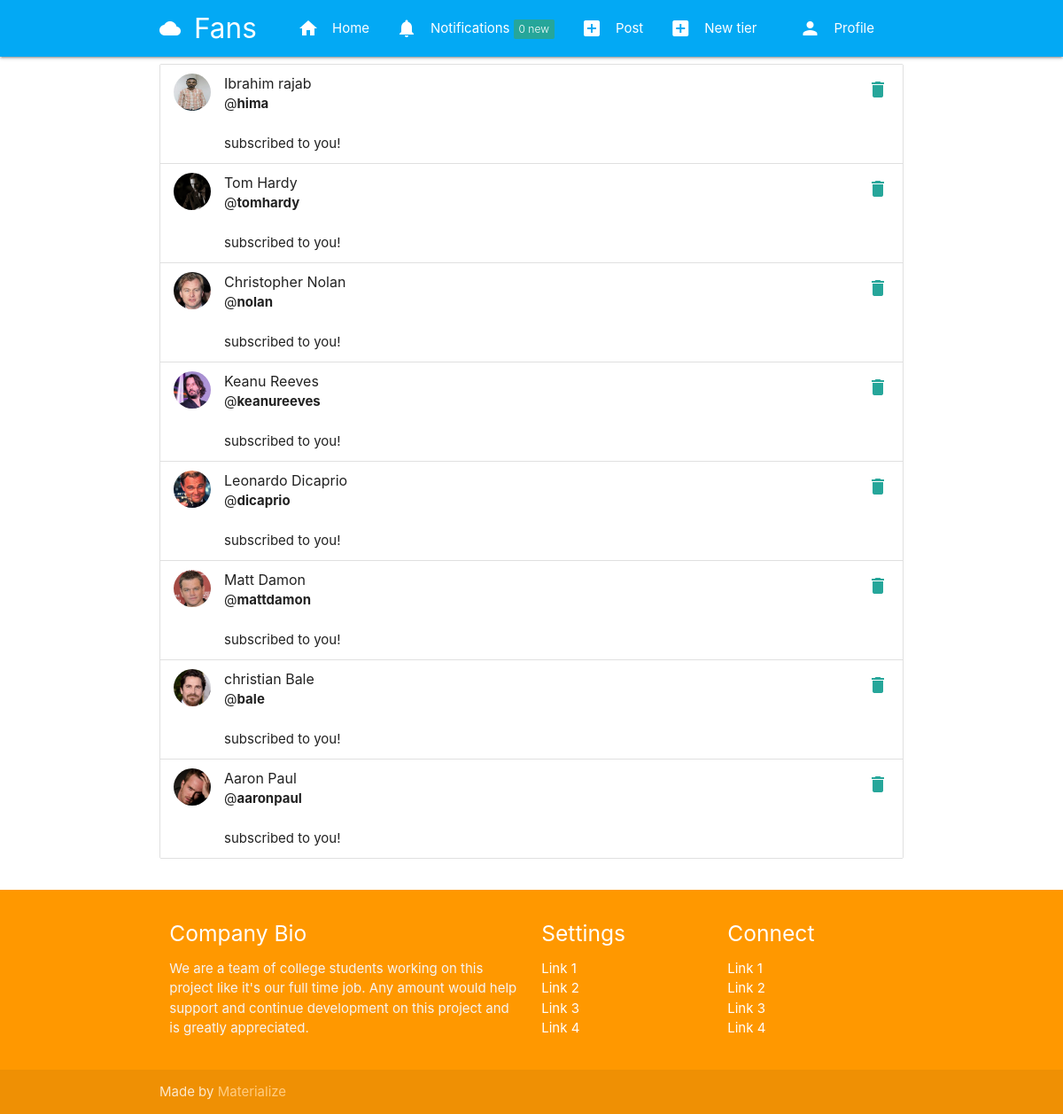
The app's page /notifications/ (signed in) with its own data.
### notifications/models.py (models this page shows)
class Notification(models.Model):
    NOTIFICATION_TYPES = ((1,'Like'),(2,'Comment'),(3,'Subscribed'))
    post = models.ForeignKey('post.Post', on_delete=models.CASCADE,related_name='noti_post',blank=True, null=True)
    sender = models.ForeignKey(User, on_delete=models.CASCADE,related_name='noti_from_user')
    user = models.ForeignKey(User, on_delete=models.CASCADE,related_name='noti_to_user')
    notification_type = models.IntegerField(choices=NOTIFICATION_TYPES)
    text_preview = models.CharField( max_length=50,blank=True)
    date = models.DateTimeField(auto_now_add=True)
    is_seen = models.BooleanField(default=False)

### authy/models.py (models this page shows, shortened)
class Profile(models.Model):
	user = models.OneToOneField(User, on_delete=models.CASCADE, related_name='profile')
	location = models.CharField(max_length=50, null=True, blank=True)
	url = models.CharField(max_length=80, null=True, blank=True)
	profile_info = models.TextField(max_length=150, null=True, blank=True)
	created = models.DateField(auto_now_add=True)
	picture = models.ImageField(upload_to=user_directory_path_profile, blank=True, null=True, verbose_name='Picture')
	banner = models.ImageField(upload_to=user_directory_path_banner, blank=True, null=True, verbose_name='Banner')

### notifications/views.py (the view)
# urls.py: path('',show_notifications,name='show-notifications'),
def show_notifications(request):
  user = request.user
  notifications = Notification.objects.filter(user=user).order_by('-date')
  Notification.objects.filter(user=user,is_seen=False).update(is_seen=True)
  context = {
    'notifications':notifications,
  }
  return render(request,'notifications.html',context)

### authy/views.py (called while the page is built)
def side_nav_info(request):
	user = request.user
	nav_profile = None
	fans = None
	follows = None
	if user.is_authenticated:
		nav_profile = Profile.objects.get(user=user)
		fans = Subscription.objects.filter(subscribed=user).count()
		follows = Subscription.objects.filter(subscriber=user).count()
	return {'nav_profile': nav_profile, 'fans': fans, 'follows': follows}

### notifications/views.py (called while the page is built)
def count_notifications(request):
  count_notifications = None
  if request.user.is_authenticated:
    count_notifications = Notification.objects.filter(user=request.user,is_seen=False).count()
  return {'count_notifications':count_notifications}

### fans_clone/templates/notifications.html (shortened to what this page needs)
{% extends 'base.html' %}
{% load static %}
{% block content %}
<ul class="collection">
{% for notification in notifications %}
  {% if notification.notification_type == 1 %}
  <li class="collection-item avatar">
    {% if notification.sender.profile.picture %}
    <img src="{{ notification.sender.profile.picture.url }}" class="circle responsive-img">
  {% else %}
    <img src="{% static 'img/no_avatar.jpg' %}" class="circle responsive-img">
  {% endif %}
    <span class="title">{{notification.sender.first_name}}  {{notification.sender.last_name}}</span>
    <p>@<b>{{notification.sender.username}}</b> </p>
    <a href="{% url 'delete-notification' notification.id %}" class="secondary-content"><i class="material-icons">delete</i></a>
    <br>
    <p> liked your post</p>
    <a href="{% url 'post-detail' notification.post.id %}"> see post</a>
  </li>
  {% elif  notification.notification_type == 3 %}
  <li class="collection-item avatar">
    {% if notification.sender.profile.picture %}
    <img src="{{ notification.sender.profile.picture.url }}" class="circle responsive-img">
  {% else %}
    <img src="{% static 'img/no_avatar.jpg' %}" class="circle responsive-img">
  {% endif %}
    <span class="title">{{notification.sender.first_name}}  {{notification.sender.last_name}}</span>
    <p>@<b>{{notification.sender.username}}</b> </p>
    <a href="{% url 'delete-notification' notification.id %}" class="secondary-content"><i class="material-icons">delete</i></a>
    <br>
    <p>subscribed to you!</p>
  </li>
  {% endif %}
{% endfor %}
</ul>
{% endblock %}

### records on screen
Notification: sender.profile.picture (placeholder picture), sender.first_name "Ibrahim", sender.last_name "rajab", sender.username "hima"
Notification: sender.profile.picture (placeholder picture), sender.first_name "Tom", sender.last_name "Hardy", sender.username "tomhardy"
Notification: sender.profile.picture (placeholder picture), sender.first_name "Christopher", sender.last_name "Nolan", sender.username "nolan"
Notification: sender.profile.picture (placeholder picture), sender.first_name "Keanu", sender.last_name "Reeves", sender.username "keanureeves"
Notification: sender.profile.picture (placeholder picture), sender.first_name "Leonardo", sender.last_name "Dicaprio", sender.username "dicaprio"
Notification: sender.profile.picture (placeholder picture), sender.first_name "Matt", sender.last_name "Damon", sender.username "mattdamon"
Notification: sender.profile.picture (placeholder picture), sender.first_name "christian", sender.last_name "Bale", sender.username "bale"
Notification: sender.profile.picture (placeholder picture), sender.first_name "Aaron", sender.last_name "Paul", sender.username "aaronpaul"

### other values on screen
{{ count_notifications }} "0"
